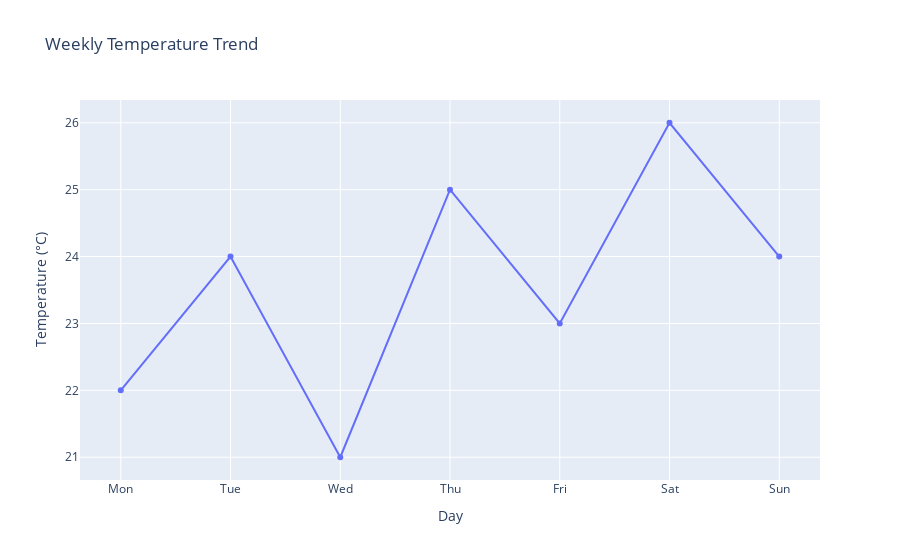

Notebook source saved alongside this figure:
### Markdown cell above
## 1-Temperature Data Visualization

### Code cell
import plotly.express as px
import pandas as pd

# Data
days = ["Mon", "Tue", "Wed", "Thu", "Fri", "Sat", "Sun"]
temperatures = [22, 24, 21, 25, 23, 26, 24]

# Create a DataFrame
df = pd.DataFrame({"Day": days, "Temperature (°C)": temperatures})

# Interactive line chart
fig = px.line(df, x="Day", y="Temperature (°C)", title="Weekly Temperature Trend", markers=True)
fig.show()

### Figure 1 — Plotly figure (JSON) as saved in the notebook; plotly's stock layout.template omitted (floating-point values rounded to 4 significant figures)
{"data": [{"hovertemplate": "Day=%{x}<br>Temperature (°C)=%{y}<extra></extra>", "legendgroup": "", "line": {"color": "#636efa", "dash": "solid"}, "marker": {"symbol": "circle"}, "mode": "lines+markers", "name": "", "orientation": "v", "showlegend": false, "type": "scatter", "x": ["Mon", "Tue", "Wed", "Thu", "Fri", "Sat", "Sun"], "xaxis": "x", "y": [22, 24, 21, 25, 23, 26, 24], "yaxis": "y"}], "layout": {"autosize": true, "legend": {"tracegroupgap": 0}, "title": {"text": "Weekly Temperature Trend"}, "xaxis": {"anchor": "y", "autorange": true, "domain": [0, 1], "range": [-0.3856, 6.386], "title": {"text": "Day"}, "type": "category"}, "yaxis": {"anchor": "x", "autorange": true, "domain": [0, 1], "range": [20.59, 26.41], "title": {"text": "Temperature (°C)"}, "type": "linear"}}}
